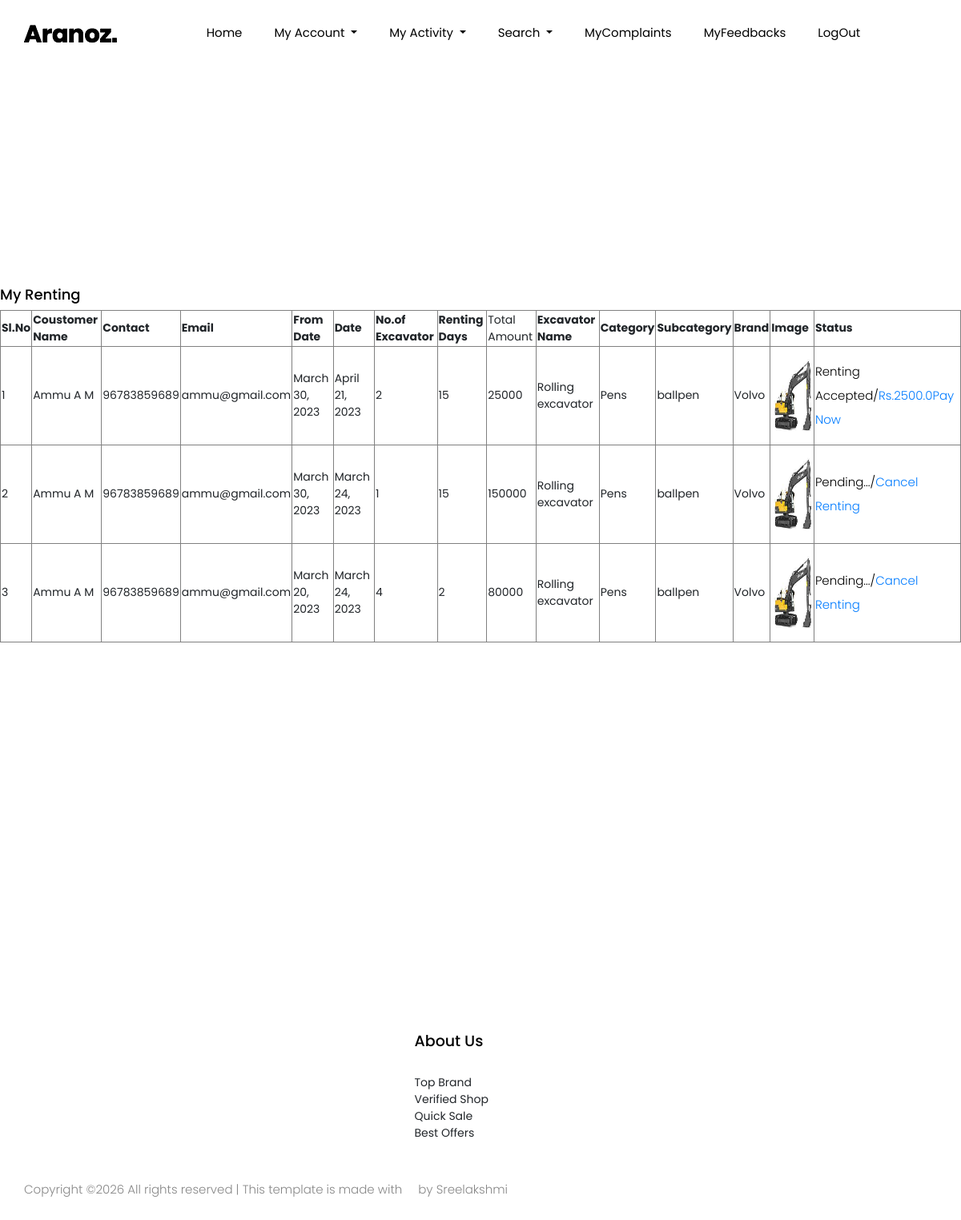
The app's page /user/myrenting/ (signed in) with its own data.
### Users/models.py (models this page shows)
class Renting(models.Model):
    quantity=models.CharField(max_length=10)
    from_date=models.DateField()
    days=models.CharField(max_length=10)
    amount=models.CharField(max_length=50)
    excavator=models.ForeignKey(Excavator,on_delete=models.CASCADE)
    user=models.ForeignKey(User,on_delete=models.CASCADE)
    renting_date=models.DateField(auto_now=True)
    rent_vsts=models.IntegerField(default=0)

### Guests/models.py (models this page shows, shortened)
class User(models.Model):
    name=models.CharField(max_length=50)
    email=models.CharField(max_length=50)
    contact=models.CharField(max_length=50)
    address=models.CharField(max_length=50)
    place=models.ForeignKey("Admin.Place",on_delete=models.CASCADE)
    photo=models.FileField(upload_to='userphoto/')
    proof=models.FileField(upload_to='userproof/')
    password=models.CharField(max_length=10)

### Shops/models.py (models this page shows, shortened)
class Excavator(models.Model):
    name=models.CharField(max_length=50)
    subcategory=models.ForeignKey(Subcategory,on_delete=models.CASCADE)
    brandtype=models.ForeignKey(Brandtype,on_delete=models.SET_NULL,null=True)
    details=models.CharField(max_length=100)
    price=models.CharField(max_length=50,null=True)
    shoptype=models.ForeignKey(Shoptype,on_delete=models.CASCADE)
    image=models.FileField(upload_to='Excavatorsphoto/')
    shop=models.ForeignKey(Shop,on_delete=models.CASCADE)

### Admin/models.py (models this page shows, shortened)
class Subcategory(models.Model):
    name=models.CharField(max_length=50)
    category=models.ForeignKey(Category,on_delete=models.CASCADE)
    def __str__(self):
        return self.name

class Category(models.Model):
    name=models.CharField(max_length=50)

class Brandtype(models.Model):
    brandtype=models.CharField(max_length=50)

### Users/views.py (the view)
# urls.py: path('myrenting/',views.myrent,name="myrenting"),
def myrent(request):
    userdata=User.objects.get(id=request.session["uid"])
    rent=Renting.objects.filter(user=userdata)
    return render(request,"Users/MyRenting.html",{'rent':rent})

### Users/Templates/Users/MyRenting.html (shortened to what this page needs)
{% extends 'Users/Head.html'%}
{% load static %}
{% load mathfilters %}
{% block content %}
<!DOCTYPE html>
<html lang="en">
<head>
</head>
<body>
    <h4>My Renting</h4>
    <table border="1" align="center">
        <tr>
            <th>Sl.No</th>
            <th>Coustomer Name</th>
            <th>Contact</th>
            <th>Email</th>
            <th>From Date</th>
            <th>Date</th>
            <th>No.of Excavator</th>
            <th>Renting Days</th>
            <td>Total Amount</td>
            <th>Excavator Name</th>
            <th>Category</th>
            <th>Subcategory</th>
            <th>Brand</th>
            <th>Image</th>
            <th>Status</th>
        </tr>
        {% for i in rent %}
        <tr>
            <td>{{forloop.counter}}</td>
            <td>{{i.user.name}}</td>
            <td>{{i.user.contact}}</td>
            <td>{{i.user.email}}</td>
            <td>{{i.from_date}}</td>
            <td>{{i.renting_date}}</td>
            <td>{{i.quantity}}</td>
            <td>{{i.days}}</td>
            <td>{{i.amount}}</td>
            <td>{{i.excavator.name}}</td>
            <td>{{i.excavator.subcategory.category.name}}</td>
            <td>{{i.excavator.subcategory}}</td>
            <td>{{i.excavator.brandtype.brandtype}}</td>
            <td><img src="{{i.excavator.image.url}}" alt="img" width="120px" height="120px"></td>
            <td>
                {% if i.rent_vsts == 1 %}
                <p>Renting Accepted/<a href="{% url 'webuser:rentpayment' i.id %}">Rs.{{i.excavator.price|mul:.25}}Pay Now</a></p>
                {% elif i.rent_vsts == 2 %}
                <p>Renting Rejected</p>
                {% elif i.rent_vsts == 3 %}
                <p>Renting Cancelled</p>
                {% elif i.rent_vsts == 4 %}
                <p>Payed Successfully</p>
                {% else %}
                <p>Pending.../<a href="{% url 'webuser:cancelrenting' i.id %}">Cancel Renting</a></p>
                {% endif %}
            </td>
            {% endfor %}
        </tr>
        </table>
        </body>
        </html>
        {% endblock content %}

### Users/Templates/Users/Head.html (shortened to what this page needs)
{% load static %}
<!doctype html>
<html lang="zxx">
<head>
    <link rel="stylesheet" href="{% static 'Main/css/bootstrap.min.css' %}">
    <link rel="stylesheet" href="{% static 'Main/css/animate.css' %}">
    <link rel="stylesheet" href="{% static 'Main/css/owl.carousel.min.css' %}">
    <link rel="stylesheet" href="{% static 'Main/%css/all.css' %}">
    <link rel="stylesheet" href="{% static 'Main/css/flaticon.css' %}">
    <link rel="stylesheet" href="{% static 'Main/css/themify-icons.css' %}">
    <link rel="stylesheet" href="{% static 'Main/css/magnific-popup.css' %}">
    <link rel="stylesheet" href="{% static 'Main/css/slick.css' %}">
    <link rel="stylesheet" href="{% static 'Main/css/style.css' %}">
</head>
<body>
    <header class="main_menu home_menu">
        <div class="container">
            <div class="row align-items-center">
                <div class="col-lg-12">
                    <nav class="navbar navbar-expand-lg navbar-light">
                        <a class="navbar-brand" href="index.html"> <img src="{% static 'Main/img/logo.png' %}" alt="logo"> </a>
                        <div class="collapse navbar-collapse main-menu-item" id="navbarSupportedContent">
                            <ul class="navbar-nav">
                                <li class="nav-item">
                                    <a class="nav-link" href="{%url 'webuser:userhome' %}">Home</a>
                                </li>
                                <li class="nav-item dropdown">
                                    <a class="nav-link dropdown-toggle" href="blog.html" id="navbarDropdown_1"
                                        role="button" data-toggle="dropdown" aria-haspopup="true" aria-expanded="false">
                                        My Account
                                    </a>
                                </li>
                                <li class="nav-item dropdown">
                                    <a class="nav-link dropdown-toggle" href="blog.html" id="navbarDropdown_3"
                                        role="button" data-toggle="dropdown" aria-haspopup="true" aria-expanded="false">
                                       My Activity
                                    </a>
                                </li>
                                <li class="nav-item dropdown">
                                    <a class="nav-link dropdown-toggle" href="blog.html" id="navbarDropdown_2"
                                        role="button" data-toggle="dropdown" aria-haspopup="true" aria-expanded="false">
                                        Search
                                    </a>
                                </li>
                                <li class="nav-item">
                                    <a class="nav-link"  href="{% url 'webuser:usercomplaint' %}">MyComplaints</a>
                                </li>
                                <li class="nav-item">
                                    <a class="nav-link" href="{% url 'webuser:userfeedback' %}">MyFeedbacks</a>
                                    </li>
                                    <li class="nav-item">
                                        <a class="nav-link" href="{% url 'webuser:logout' %}">LogOut</a>
                                        </li>
                            </ul>
                        </div>
                            </div>
                        </div>
                </div>
    </header>
    <br>
    <br><br><br>
    <br><br><br><br><br><br><br><br><br><br><br><br><br>
{% block content %}
{% endblock content %}
<br>
<br><br><br>
<br><br><br><br><br><br><br><br><br><br><br><br><br>
<footer class="footer_part">
    <div class="container">
        <div class="row justify-content-around">
            <div class="col-sm-6 col-lg-2">
                <div class="single_footer_part">
                    <h4>About Us</h4>
                    <ul class="list-unstyled">
                        <li>Top Brand</li>
                        <li>Verified Shop</li>
                        <li>Quick Sale</li>
                        <li>Best Offers</li>
                    </ul>
                </div>
            </div>
            </div>
        </div>
    <div class="copyright_part">
        <div class="container">
            <div class="row">
                <div class="col-lg-8">
                    <div class="copyright_text">
                        <P>
Copyright &copy;<script>document.write(new Date().getFullYear());</script> All rights reserved | This template is made with <i class="ti-heart" aria-hidden="true"></i> by Sreelakshmi</a>
</P>
                    </div>
                </div>
            </div>
        </div>
    </div>
</footer>
</body>
</html>

### records on screen
Renting: user.name "Ammu A M", user.contact "96783859689", user.email "ammu@gmail.com", from_date "March 30, 2023", renting_date "April 21, 2023", quantity "2", days "15", amount "25000", excavator.name "Rolling excavator", excavator.subcategory.category.name "Pens", excavator.subcategory "ballpen", excavator.brandtype.brandtype "Volvo", excavator.image (picture), excavator.price|mul "2500.0"
Renting: user.name "Ammu A M", user.contact "96783859689", user.email "ammu@gmail.com", from_date "March 30, 2023", renting_date "March 24, 2023", quantity "1", days "15", amount "150000", excavator.name "Rolling excavator", excavator.subcategory.category.name "Pens", excavator.subcategory "ballpen", excavator.brandtype.brandtype "Volvo", excavator.image (picture), rent_vsts "Pending.../"
Renting: user.name "Ammu A M", user.contact "96783859689", user.email "ammu@gmail.com", from_date "March 20, 2023", renting_date "March 24, 2023", quantity "4", days "2", amount "80000", excavator.name "Rolling excavator", excavator.subcategory.category.name "Pens", excavator.subcategory "ballpen", excavator.brandtype.brandtype "Volvo", excavator.image (picture), rent_vsts "Pending.../"
